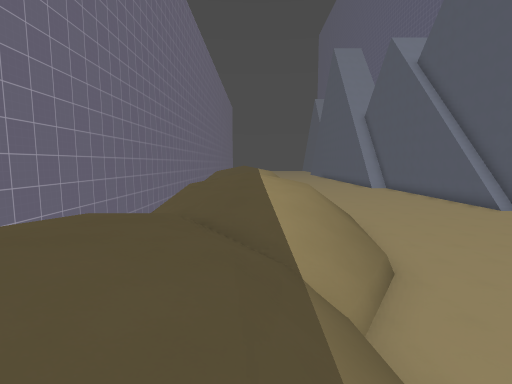
view 1 (above)

24 first-person views from a walk through a Godot game level. The camera is 1.3 m above the floor, tilts 6° down and sees 85° across. The floor is counted in squares, 2 m on a side. Each view is taken from the middle of a square. On the plan, view 1 faces up. The plan holds only what a view shows up to about 9 squares ahead; the rest is blank. The place goes on beyond the plan. Surface patterns are stand-ins for the level's own textures.

view 2
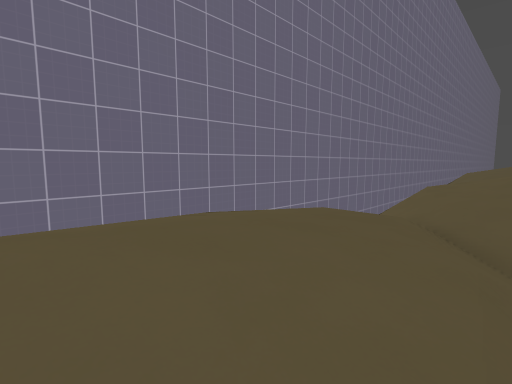

view 3
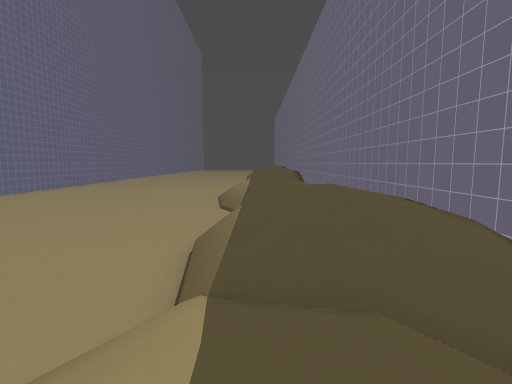

view 4
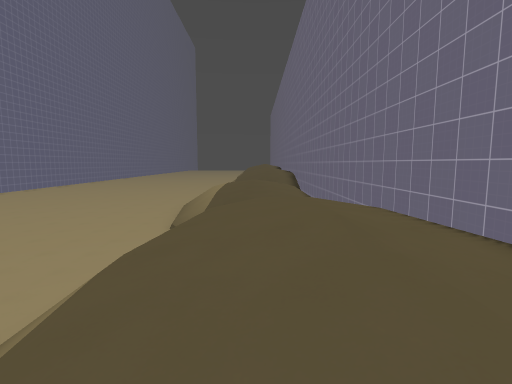

view 5
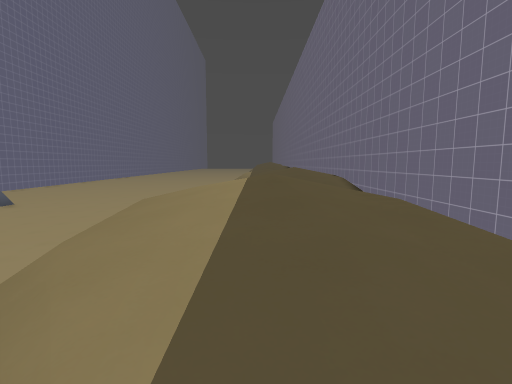

view 6
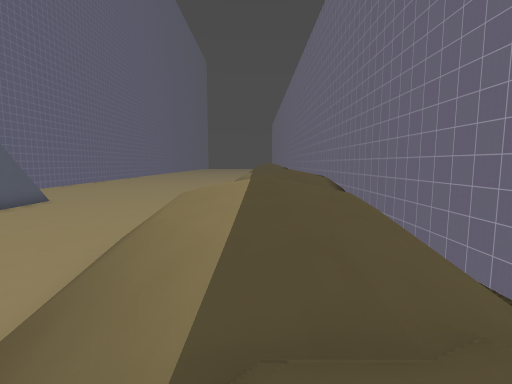

view 7
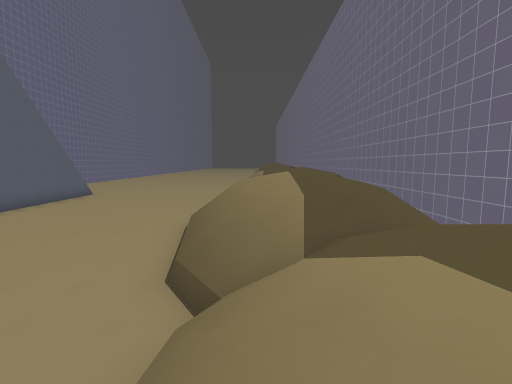

view 8
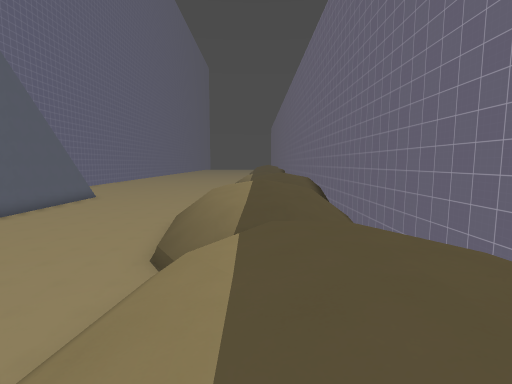

view 9
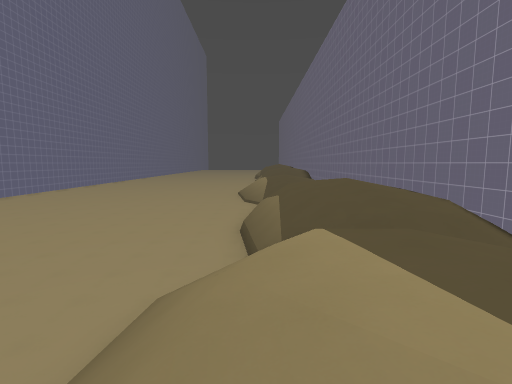

view 10
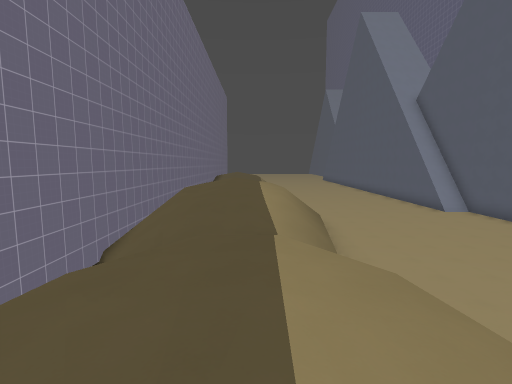

view 11
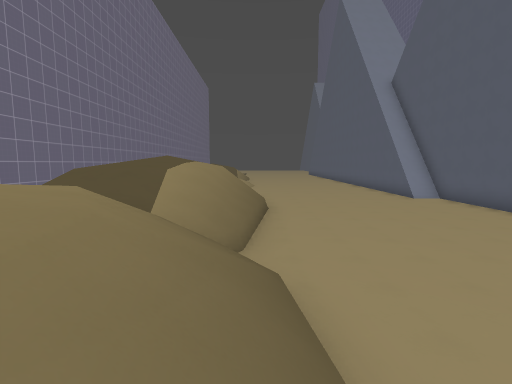

view 12
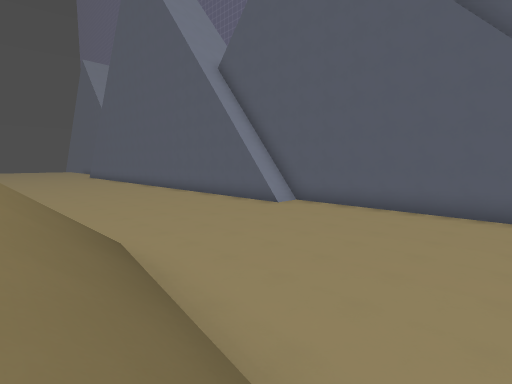

view 13
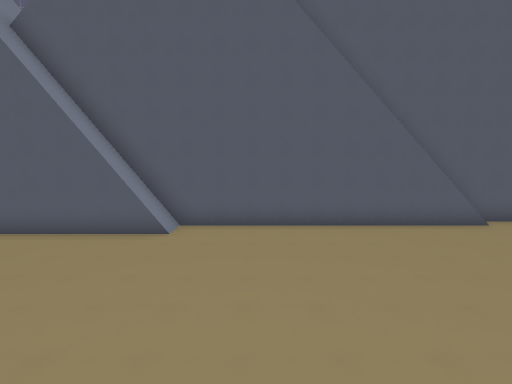

view 14
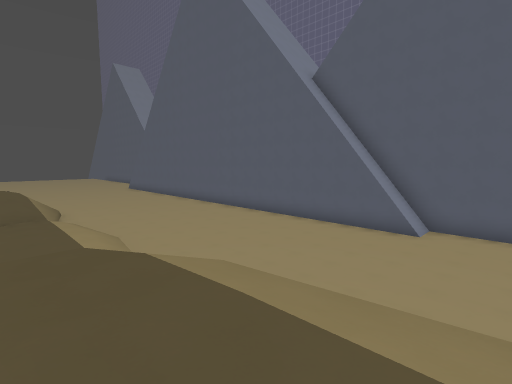

view 15
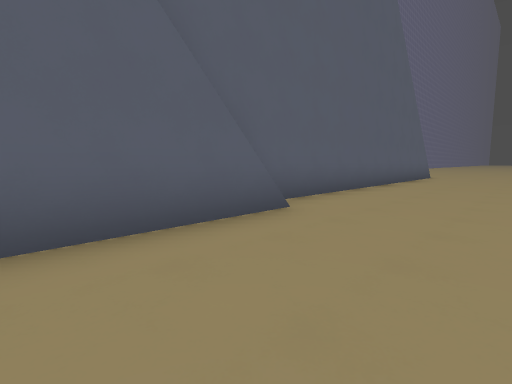

view 16
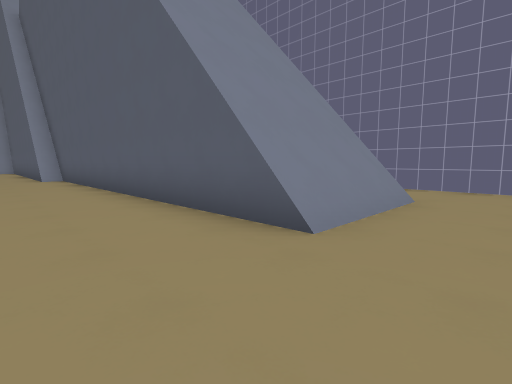

view 17
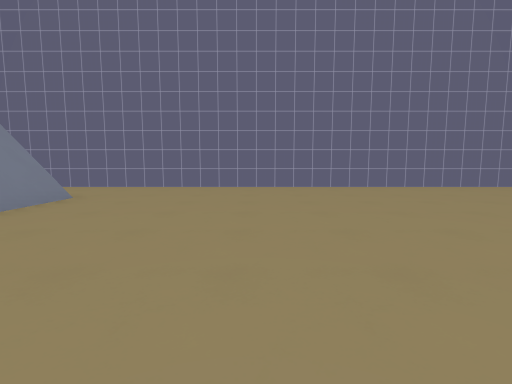

view 18
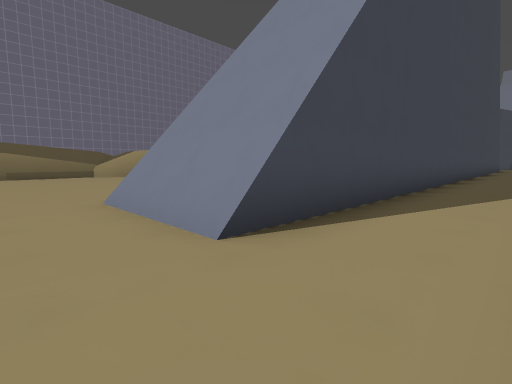

view 19
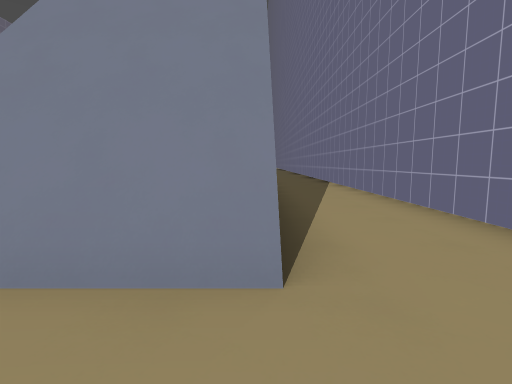

view 20
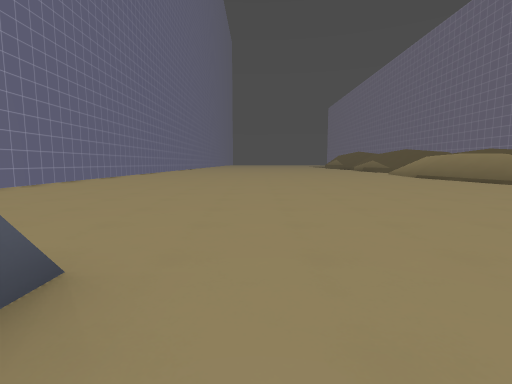

view 21
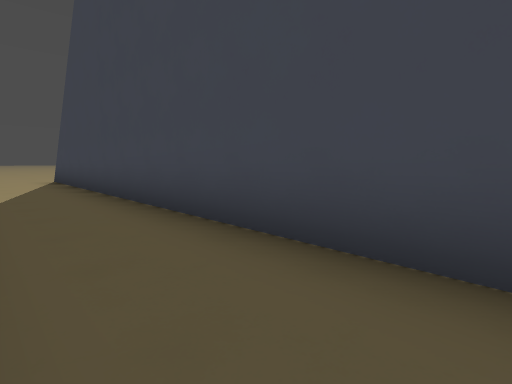

view 22
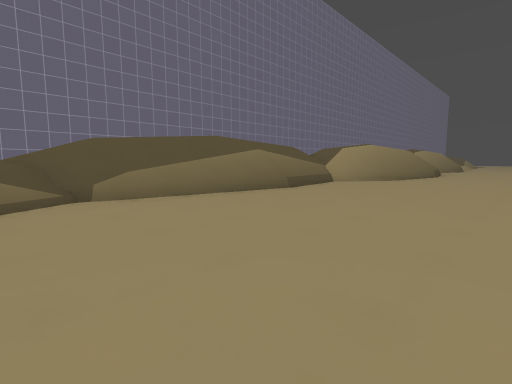

view 23
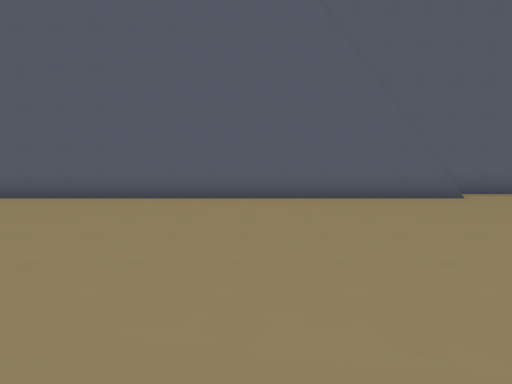

view 24
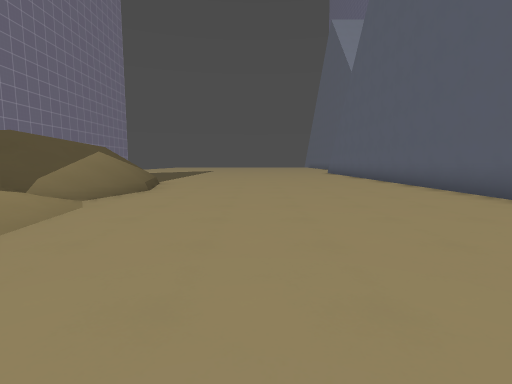

### Floor plan
Key: @ floor where view 1 was taken; # wall or solid block; . main floor; : floor 0.75 m higher than the main floor; + floor 1 m higher than the main floor; * floor 2 m higher than the main floor; / step, stairs or slope; = window, fence, low wall or low ledge; ^ raised ledge.
Columns run from 4 left of view 1 to 16 right of it. Each row starts with its distance up from view 1.
 35      /.......#
 34     //.......#
 33     //.......#
 32    ///.......#
 31    ///.......#
 30    ///.......#
 29    ///.......#
 28    ++/.......#
 27    ++//......#
 26    ++/.......#
 25    +:/.......#
 24       .......#
 23        ......#
 22    //  ......#
 21    //  ......##
 20    /// .......#
 19    /// .......#
 18 ^  ////.......#
 17 #//////.......#
 16 #/////=.......#
 15 #//////.......#
 14 #//////.......#
 13 #/////........#
 12  =/////.......#  #..
 11  =/////.......## #..
 10 #//////........###..
  9 # //////.......###..
  8 # //////.......###..#
  7 # /////........###..#
  6 # /////........###..#
  5 # /////........###..#
  4 ^/////=........###..#
  3 ^/////.........###..#
  2 ^/////.........###..#
  1 #/////.........###..#
  0 #///@/..............#
 -1 #/////..............#
 -2 #/////..............#
 -3 #/////..............#
 -4 # ////..............#
 -5 # ////..............#
 -6 #  ///..............#
 -7 #  *//..............#

Positions as (right, up) in squares from view 1, and headings:
1: (0, 0), facing up
2: (0, 0), facing up-left
3: (0, 6), facing down
4: (-1, 2), facing down
5: (0, 12), facing down
6: (0, 14), facing down
7: (1, 16), facing down
8: (0, 18), facing down
9: (1, 8), facing down
10: (0, 8), facing up
11: (2, 9), facing up
12: (1, 14), facing up-right
13: (1, 18), facing right
14: (-1, 18), facing up-right
15: (7, 14), facing down-right
16: (8, -1), facing up-right
17: (8, -3), facing right
18: (15, -1), facing up-left
19: (13, -1), facing up
20: (9, 2), facing down
21: (15, 12), facing down-left
22: (6, -6), facing up-left
23: (1, 26), facing right
24: (4, 26), facing up
